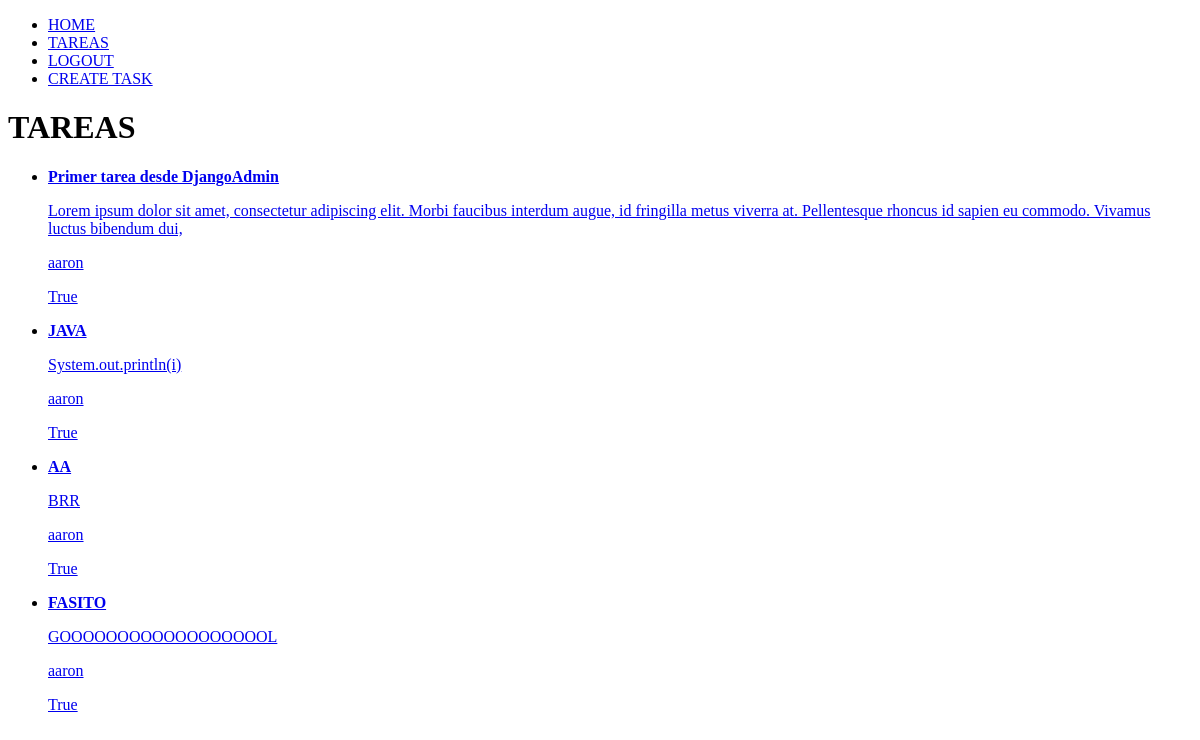
Page /tasks/ (signed in) on the earlier database version.
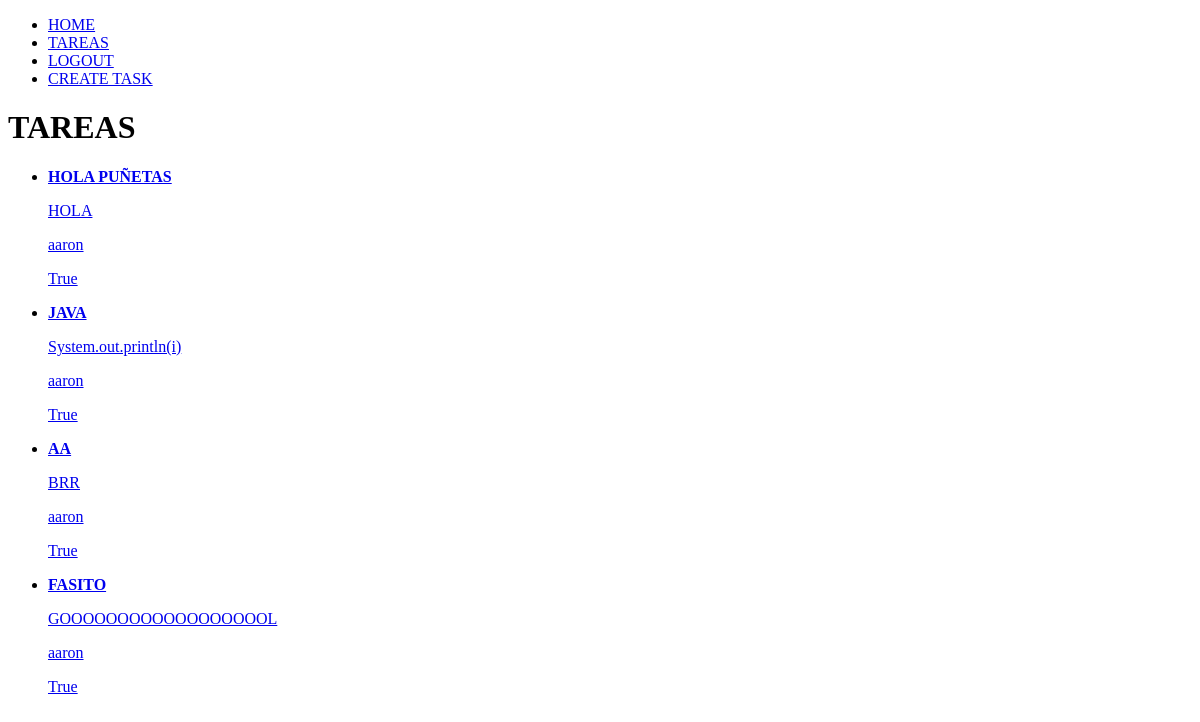
Same page on the later database version.
### tasks/models.py (models this page shows)
class Task(models.Model):
    title = models.CharField(max_length=200)
    description = models.TextField(blank=True)
    created = models.DateTimeField(auto_now_add=True)
    datecompleted = models.DateTimeField(null=True, blank=True)
    important = models.BooleanField(default=True)
    user = models.ForeignKey(User, on_delete=models.CASCADE)
    """Definine una relación uno a muchos desde User a otro modelo (posiblemente llamado Task), de modo que un usuario puede tener
    muchas tareas, pero cada tarea está asociada a un único usuario. Si el usuario es eliminado, todas sus tareas también serán eliminadas."""
    def __str__(self):
        return f"{self.title}... - by {self.user.username}"  # Este trozo de codigo nos permite poder obervar el titulo del lado de DjangoAdmin,como vista previa

### tasks/views.py (the view)
# urls.py: path('tasks/',views.tasks, name='tasks'),
@login_required
def tasks(request):
    tasks = Task.objects.filter(user=request.user, datecompleted__isnull=True)#Filtra las tareas por user,
    print(tasks)
    return render(request, "tasks.html", {'tasks': tasks})

### tasks/templates/tasks.html
{% extends 'base.html' %} {% csrf_token %} {% block content %}
<h1>TAREAS</h1>
<ul>
  {% for task in tasks %}
  <li>
    <a href="{% url 'task_detail' task.id %}">
      {% if task.important %}
    <strong>{{task.title}}</strong>
    {% else %} {{task.title}}
    {% endif %}
    <p>{{task.description}}</p>
    <p>{{task.user.username}}</p>
    <p>{{task.important}}</p>
    </a>
  </li>
  {% endfor %}
</ul>
{% endblock %}

### tasks/templates/base.html (shortened to what this page needs)
<!DOCTYPE html>
<html lang="en">
<head>
</head>
<body>
    <div class="btn-group" role="group" aria-label="Basic outlined example">
        <nav>
            <ul>
                <li>
                    <a href="/home/">HOME</a>
                </li>
                {% if user.is_authenticated %}
                <li>
                    <a href="/tasks/">TAREAS</a>
                </li>
                <li>
                    <a href="/logout/">LOGOUT</a>
                </li>
                <li>
                    <a href="/tasks/create/">CREATE TASK</a>
                </li>
                {% endif %}
            </ul>
        </nav>
    </div>
    {% block content %} {% endblock %}
</body>
</html>

Differences in the rows shown:
changed Task: title "Primer tarea desde DjangoAdmin" → "HOLA PUÑETAS"; description "Lorem ipsum dolor sit amet, consectetur adipiscing elit. Morbi faucibus interdum augue, id fringilla metus viverra at. Pellentesque rhoncus id sapien eu commodo. Vivamus luctus bibendum dui," → "HOLA"
